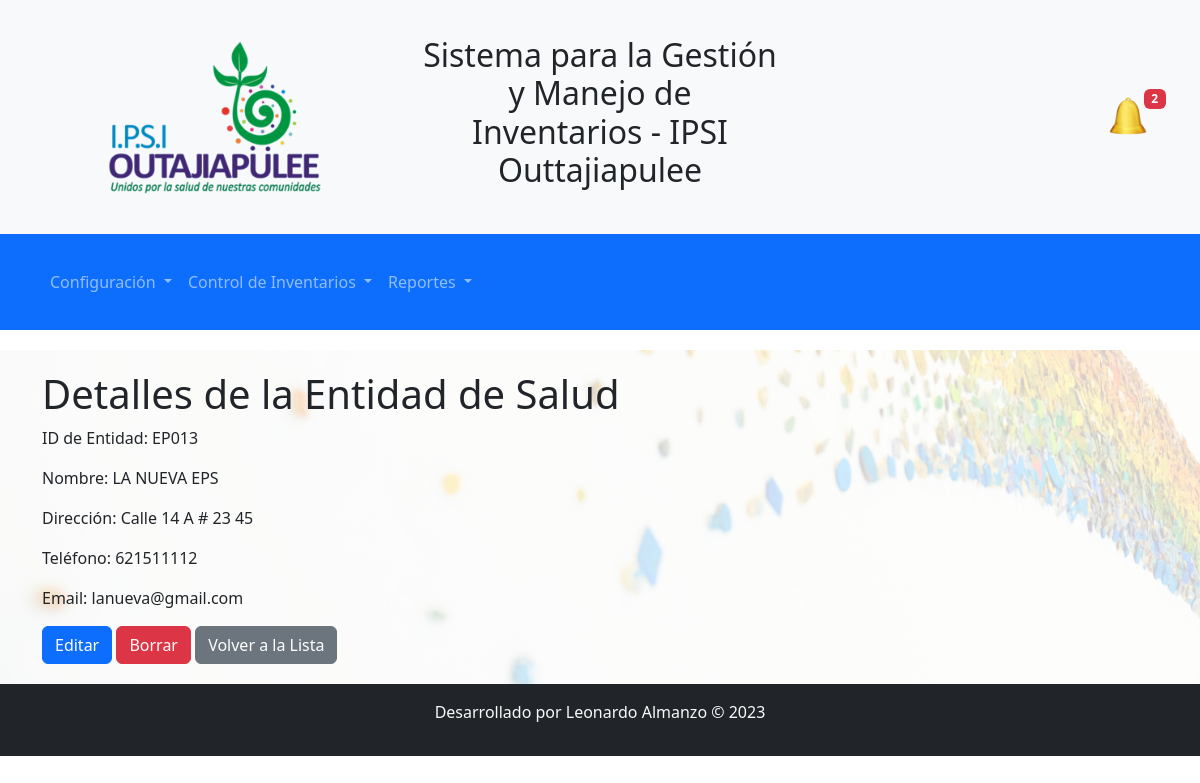
The page /accounts/detalle_entidad_salud/EP013/ on the database its author committed.
### control_inventarios/models.py (models this page shows, shortened)
class EntidadSalud(models.Model):
    id_entidad = models.CharField(primary_key=True, max_length=13, unique=True)
    nombre = models.CharField(max_length=100)
    direccion = models.CharField(max_length=255)
    telefono = models.CharField(max_length=15)
    email = models.EmailField(max_length=100, blank=True, null=True)

### control_inventarios/views.py (the view)
# urls.py: path('detalle_entidad_salud/<str:id_entidad>/', detalle_entidad_salud, name='detalle_entidad_salud'),
def detalle_entidad_salud(request, id_entidad):
    entidad_salud = get_object_or_404(EntidadSalud, id_entidad=id_entidad)
    return render(request, 'detalle_entidad_salud.html', {'entidad_salud': entidad_salud})

### control_inventarios/templates/detalle_entidad_salud.html
{% extends 'base.html' %}
{% block content %}
  <h1>Detalles de la Entidad de Salud</h1>
  <p>ID de Entidad: {{ entidad_salud.id_entidad }}</p>
  <p>Nombre: {{ entidad_salud.nombre }}</p>
  <p>Dirección: {{ entidad_salud.direccion }}</p>
  <p>Teléfono: {{ entidad_salud.telefono }}</p>
  <p>Email: {{ entidad_salud.email }}</p>
   <a href="{% url 'editar_entidad_salud' entidad_salud.id_entidad %}" class="btn btn-primary">Editar</a>
  <a href="{% url 'borrar_entidad_salud' entidad_salud.id_entidad %}" class="btn btn-danger">Borrar</a>
  <a href="{% url 'lista_entidades_salud' %}" class="btn btn-secondary">Volver a la Lista</a>
{% endblock %}

### static/css/styles.css (style rules this page uses)
body { font-family: 'Roboto', sans-serif; background-color: #f8f9fa; }
.btn { background-color: #2D82B6; color: #ffffff; border: none; padding: 10px 20px; cursor: pointer; }

### rows shown on the page
EntidadSalud: id_entidad "EP013", nombre "LA NUEVA EPS", direccion "Calle 14 A # 23 45", telefono "621511112", email "lanueva@gmail.com"
